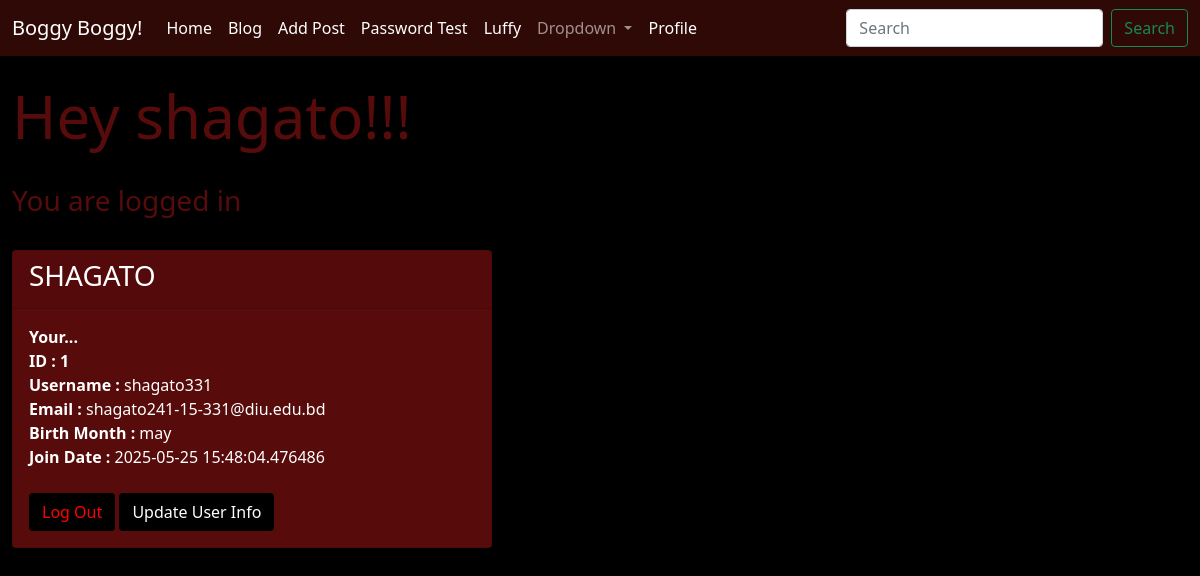
The app's page /dashboard (signed in) with its own data.
### app.py (models this page shows, shortened)
class Users(db.Model, UserMixin):
    id = db.Column(db.Integer,primary_key=True)
    username = db.Column(db.String(200), nullable=False,unique=True)
    name = db.Column(db.String(200),nullable=False)
    email = db.Column(db.String(200),nullable=False, unique=True)
    month = db.Column(db.String(20))
    date_added = db.Column(db.DateTime, default=datetime.utcnow)
    password_hash = db.Column(db.String(200))
    posts = db.relationship('Posts', backref='poster')
    @property
    def password(self):
        raise AttributeError("Password is not readable.")

### app.py (the view)
@app.route('/dashboard',methods=['GET','POST'])
@login_required
def dashboard():
    form = LoginForm()
    return render_template("dashboard.html",form=form)

### webforms.py
class LoginForm(FlaskForm):
    username = StringField("Username :",validators=[DataRequired()])
    password = StringField("Password :",validators=[DataRequired()])
    submit = SubmitField("Submit")

class SearchForm(FlaskForm):
    searched = StringField("Searched", validators=[DataRequired()])
    submit = SubmitField("Submit")

### app.py (called while the page is built)
@app.context_processor
def base():
    form = SearchForm()
    return dict(form=form)

@login_manager.user_loader
def load_user(user_id):
    return Users.query.get(int(user_id))

### templates/dashboard.html (shortened to what this page needs)
{% extends 'base.html' %}
{% block content %}
    <h1 style="color:rgb(87, 11, 11);">Hey {{current_user.name}}!!!</h1><br/>
    <h3 style="color:rgb(87, 11, 11);">You are logged in</h3><br/>
<div class="card text-white mb-3" style="max-width: 30rem; background-color: rgb(87, 11, 11);">
  <div class="card-header"><h3>{{ current_user.name|upper }}</h3></div>
  <div class="card-body">
    <strong>Your...</strong><br/>
    <strong>ID : {{ current_user.id }}</strong><br/>
    <strong>Username : </strong>{{ current_user.username }}<br/>
    <strong>Email : </strong>{{ current_user.email }}<br/>
    <strong>Birth Month : </strong>{{ current_user.month }}<br/>
    <strong>Join Date : </strong>{{ current_user.date_added }}<br/><br/>
    <button type="button" class="btn"  style="background-color: rgb(0, 0, 0); color: rgb(255, 0, 0);" onclick="window.location.href='{{ url_for('logout') }}'">Log Out</button>
    <button type="button" class="btn"  style="background-color: rgb(0, 0, 0); color: rgb(255, 255, 255);" onclick="window.location.href='{{ url_for('update',id=current_user.id) }}'">Update User Info</button>
  </div>
</div>
{% endblock %}

### static/css/style.css (style rules this page uses)
h1 { font-size: 60px; }
body { background: #000000; color:aliceblue }

### records on screen
Users: name "shagato", name "SHAGATO", id "1", username "shagato331", email "shagato241-15-331@diu.edu.bd", month "may", date_added "2025-05-25 15:48:04.476486"
